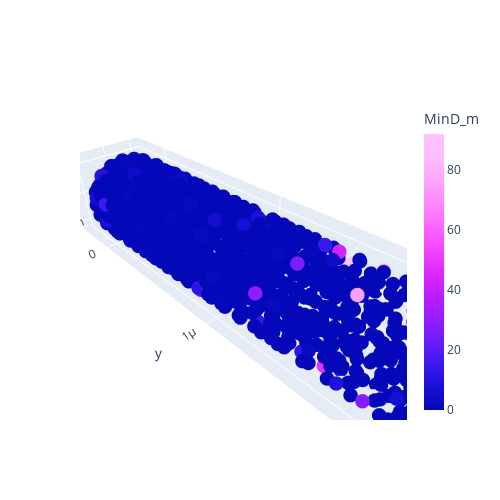

Notebook cell for this chart:
### Code cell
result.plot_species("MinD_m",-1)

### Figure 1 — Plotly figure (JSON) as saved in the notebook; plotly's stock layout.template omitted (floating-point values rounded to 4 significant figures; data arrays with more than 128 entries replaced by an {"elided": "..."} marker saying what was removed)
{"data": [{"marker": {"color": {"elided": "1028 int values"}, "colorbar": {"thickness": 20, "title": {"text": "MinD_m"}}, "colorscale": [[0, "#0508b8"], [0.08333, "#1910d8"], [0.1667, "#3c19f0"], [0.25, "#6b1cfb"], [0.3333, "#981cfd"], [0.4167, "#bf1cfd"], [0.5, "#dd2bfd"], [0.5833, "#f246fe"], [0.6667, "#fc67fd"], [0.75, "#fe88fc"], [0.8333, "#fea5fd"], [0.9167, "#febefe"], [1, "#fec3fe"]], "size": 5}, "mode": "markers", "name": "MinD_m", "type": "scatter3d", "x": {"elided": "1028 float values"}, "y": {"elided": "1028 float values"}, "z": {"elided": "1028 float values"}}], "layout": {"height": 500, "scene": {"aspectmode": "data"}, "width": 500, "xaxis": {"range": [-2.5e-07, 2.5e-07]}, "yaxis": {"range": [-2.5e-07, 2.25e-06]}}}
